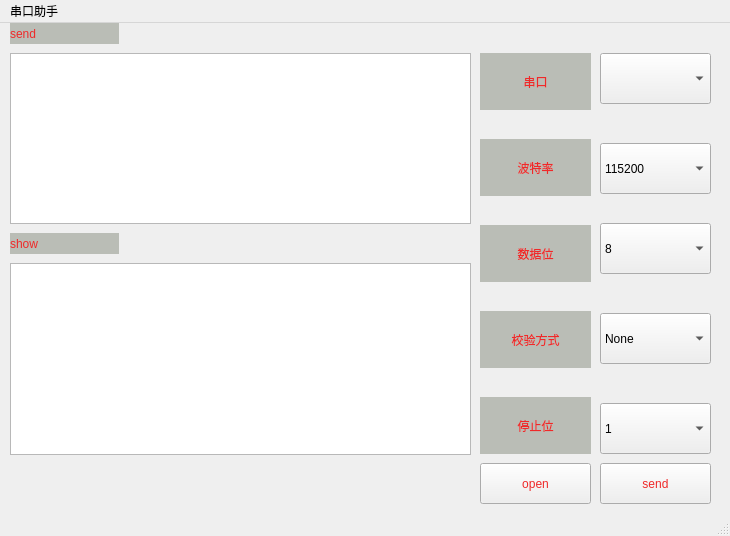
<?xml version="1.0" encoding="UTF-8"?>
<ui version="4.0">
 <class>MainWindow</class>
 <widget class="QMainWindow" name="MainWindow">
  <property name="geometry">
   <rect>
    <x>0</x>
    <y>0</y>
    <width>730</width>
    <height>536</height>
   </rect>
  </property>
  <property name="windowTitle">
   <string>MainWindow</string>
  </property>
  <widget class="QWidget" name="centralwidget">
   <widget class="QWidget" name="layoutWidget">
    <property name="geometry">
     <rect>
      <x>480</x>
      <y>30</y>
      <width>111</width>
      <height>401</height>
     </rect>
    </property>
    <layout class="QVBoxLayout" name="verticalLayout">
     <item>
      <widget class="QLabel" name="port">
       <property name="cursor">
        <cursorShape>UpArrowCursor</cursorShape>
       </property>
       <property name="styleSheet">
        <string notr="true">font: 700 italic 11pt &quot;Ubuntu&quot;;
color: rgb(239, 41, 41);
background-color: rgb(186, 189, 182);</string>
       </property>
       <property name="text">
        <string>串口</string>
       </property>
       <property name="alignment">
        <set>Qt::AlignCenter</set>
       </property>
      </widget>
     </item>
     <item>
      <spacer name="verticalSpacer">
       <property name="sizeType">
        <enum>QSizePolicy::Fixed</enum>
       </property>
       <property name="sizeHint" stdset="0">
        <size>
         <width>20</width>
         <height>23</height>
        </size>
       </property>
      </spacer>
     </item>
     <item>
      <widget class="QLabel" name="boaund">
       <property name="cursor">
        <cursorShape>UpArrowCursor</cursorShape>
       </property>
       <property name="styleSheet">
        <string notr="true">font: 700 italic 11pt &quot;Ubuntu&quot;;
color: rgb(239, 41, 41);
background-color: rgb(186, 189, 182);</string>
       </property>
       <property name="text">
        <string>波特率</string>
       </property>
       <property name="alignment">
        <set>Qt::AlignCenter</set>
       </property>
      </widget>
     </item>
     <item>
      <spacer name="verticalSpacer_2">
       <property name="sizeType">
        <enum>QSizePolicy::Fixed</enum>
       </property>
       <property name="sizeHint" stdset="0">
        <size>
         <width>20</width>
         <height>23</height>
        </size>
       </property>
      </spacer>
     </item>
     <item>
      <widget class="QLabel" name="label">
       <property name="cursor">
        <cursorShape>UpArrowCursor</cursorShape>
       </property>
       <property name="styleSheet">
        <string notr="true">font: 700 italic 11pt &quot;Ubuntu&quot;;
color: rgb(239, 41, 41);
background-color: rgb(186, 189, 182);</string>
       </property>
       <property name="text">
        <string>数据位</string>
       </property>
       <property name="alignment">
        <set>Qt::AlignCenter</set>
       </property>
      </widget>
     </item>
     <item>
      <spacer name="verticalSpacer_3">
       <property name="sizeType">
        <enum>QSizePolicy::Fixed</enum>
       </property>
       <property name="sizeHint" stdset="0">
        <size>
         <width>20</width>
         <height>23</height>
        </size>
       </property>
      </spacer>
     </item>
     <item>
      <widget class="QLabel" name="label_4">
       <property name="cursor">
        <cursorShape>UpArrowCursor</cursorShape>
       </property>
       <property name="styleSheet">
        <string notr="true">font: 700 italic 11pt &quot;Ubuntu&quot;;
color: rgb(239, 41, 41);
background-color: rgb(186, 189, 182);</string>
       </property>
       <property name="text">
        <string>校验方式</string>
       </property>
       <property name="alignment">
        <set>Qt::AlignCenter</set>
       </property>
      </widget>
     </item>
     <item>
      <spacer name="verticalSpacer_4">
       <property name="sizeType">
        <enum>QSizePolicy::Fixed</enum>
       </property>
       <property name="sizeHint" stdset="0">
        <size>
         <width>20</width>
         <height>23</height>
        </size>
       </property>
      </spacer>
     </item>
     <item>
      <widget class="QLabel" name="label_5">
       <property name="cursor">
        <cursorShape>UpArrowCursor</cursorShape>
       </property>
       <property name="styleSheet">
        <string notr="true">font: 700 italic 11pt &quot;Ubuntu&quot;;
color: rgb(239, 41, 41);
background-color: rgb(186, 189, 182);</string>
       </property>
       <property name="text">
        <string>停止位</string>
       </property>
       <property name="alignment">
        <set>Qt::AlignCenter</set>
       </property>
      </widget>
     </item>
    </layout>
   </widget>
   <widget class="QPushButton" name="send">
    <property name="geometry">
     <rect>
      <x>600</x>
      <y>440</y>
      <width>111</width>
      <height>41</height>
     </rect>
    </property>
    <property name="styleSheet">
     <string notr="true">color: rgb(239, 41, 41);</string>
    </property>
    <property name="text">
     <string>send</string>
    </property>
   </widget>
   <widget class="QTextEdit" name="textEdit">
    <property name="geometry">
     <rect>
      <x>10</x>
      <y>30</y>
      <width>461</width>
      <height>171</height>
     </rect>
    </property>
   </widget>
   <widget class="QTextBrowser" name="textBrowser">
    <property name="geometry">
     <rect>
      <x>10</x>
      <y>240</y>
      <width>461</width>
      <height>192</height>
     </rect>
    </property>
   </widget>
   <widget class="QComboBox" name="ports">
    <property name="geometry">
     <rect>
      <x>600</x>
      <y>30</y>
      <width>111</width>
      <height>51</height>
     </rect>
    </property>
   </widget>
   <widget class="QPushButton" name="open">
    <property name="geometry">
     <rect>
      <x>480</x>
      <y>440</y>
      <width>111</width>
      <height>41</height>
     </rect>
    </property>
    <property name="styleSheet">
     <string notr="true">color: rgb(239, 41, 41);</string>
    </property>
    <property name="text">
     <string>open</string>
    </property>
   </widget>
   <widget class="QComboBox" name="sop_bit">
    <property name="geometry">
     <rect>
      <x>600</x>
      <y>380</y>
      <width>111</width>
      <height>51</height>
     </rect>
    </property>
    <item>
     <property name="text">
      <string>1</string>
     </property>
    </item>
    <item>
     <property name="text">
      <string>1.5</string>
     </property>
    </item>
    <item>
     <property name="text">
      <string>2</string>
     </property>
    </item>
   </widget>
   <widget class="QLabel" name="port_2">
    <property name="geometry">
     <rect>
      <x>10</x>
      <y>210</y>
      <width>109</width>
      <height>21</height>
     </rect>
    </property>
    <property name="cursor">
     <cursorShape>UpArrowCursor</cursorShape>
    </property>
    <property name="styleSheet">
     <string notr="true">font: 700 italic 11pt &quot;Ubuntu&quot;;
color: rgb(239, 41, 41);
background-color: rgb(186, 189, 182);</string>
    </property>
    <property name="text">
     <string>show</string>
    </property>
   </widget>
   <widget class="QComboBox" name="Baud">
    <property name="geometry">
     <rect>
      <x>600</x>
      <y>120</y>
      <width>111</width>
      <height>51</height>
     </rect>
    </property>
    <item>
     <property name="text">
      <string>115200</string>
     </property>
    </item>
    <item>
     <property name="text">
      <string>2400</string>
     </property>
    </item>
    <item>
     <property name="text">
      <string>4800</string>
     </property>
    </item>
    <item>
     <property name="text">
      <string>9600</string>
     </property>
    </item>
    <item>
     <property name="text">
      <string>38400</string>
     </property>
    </item>
   </widget>
   <widget class="QLabel" name="port_3">
    <property name="geometry">
     <rect>
      <x>10</x>
      <y>0</y>
      <width>109</width>
      <height>21</height>
     </rect>
    </property>
    <property name="cursor">
     <cursorShape>UpArrowCursor</cursorShape>
    </property>
    <property name="styleSheet">
     <string notr="true">font: 700 italic 11pt &quot;Ubuntu&quot;;
color: rgb(239, 41, 41);
background-color: rgb(186, 189, 182);</string>
    </property>
    <property name="text">
     <string>send</string>
    </property>
   </widget>
   <widget class="QComboBox" name="check">
    <property name="geometry">
     <rect>
      <x>600</x>
      <y>290</y>
      <width>111</width>
      <height>51</height>
     </rect>
    </property>
    <item>
     <property name="text">
      <string>None</string>
     </property>
    </item>
    <item>
     <property name="text">
      <string>Even</string>
     </property>
    </item>
    <item>
     <property name="text">
      <string>Odd</string>
     </property>
    </item>
   </widget>
   <widget class="QComboBox" name="data_bit">
    <property name="geometry">
     <rect>
      <x>600</x>
      <y>200</y>
      <width>111</width>
      <height>51</height>
     </rect>
    </property>
    <item>
     <property name="text">
      <string>8</string>
     </property>
    </item>
    <item>
     <property name="text">
      <string>5</string>
     </property>
    </item>
    <item>
     <property name="text">
      <string>6</string>
     </property>
    </item>
    <item>
     <property name="text">
      <string>7</string>
     </property>
    </item>
   </widget>
  </widget>
  <widget class="QMenuBar" name="menubar">
   <property name="geometry">
    <rect>
     <x>0</x>
     <y>0</y>
     <width>730</width>
     <height>25</height>
    </rect>
   </property>
   <widget class="QMenu" name="menu">
    <property name="title">
     <string>串口助手</string>
    </property>
   </widget>
   <addaction name="menu"/>
  </widget>
  <widget class="QStatusBar" name="statusbar"/>
 </widget>
 <resources/>
 <connections/>
</ui>
